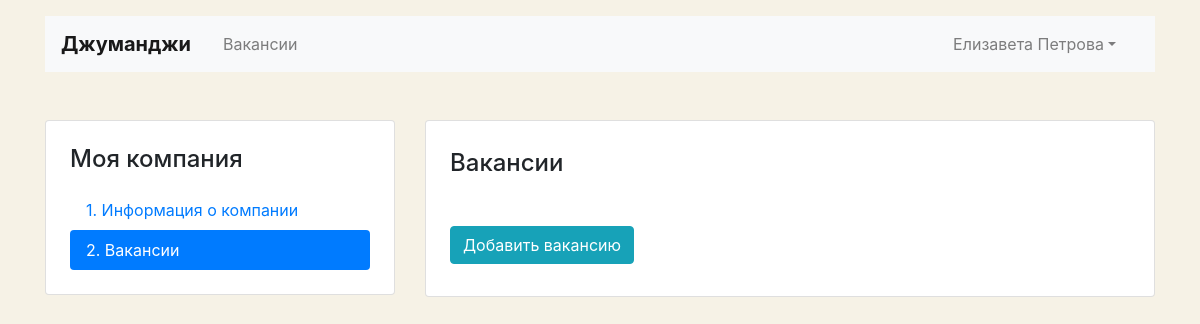
Before: /mycompany/vacancies/ (signed in) with the older database file.
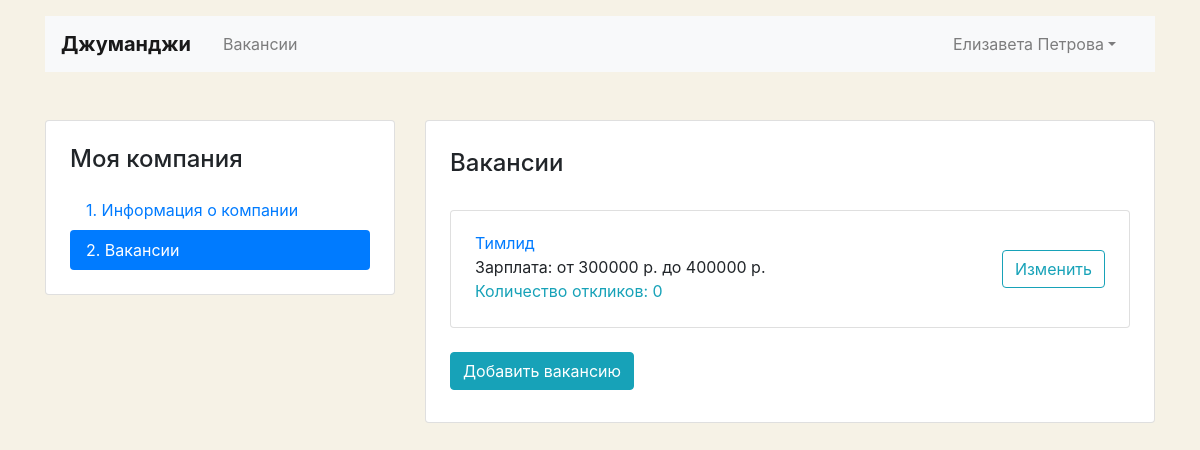
After: the same page with the newer database file.
### job_site_app/models.py (models this page shows, shortened)
class Vacancy(models.Model):
    title = models.CharField(max_length=50, verbose_name='Вакансия')
    specialty = models.ForeignKey('Specialty', on_delete=models.CASCADE, related_name="specialty",
                                  verbose_name='Специальность')
    company = models.ForeignKey('Company', on_delete=models.CASCADE, related_name="company", verbose_name='Компания')
    skills = models.TextField(verbose_name='Навыки')
    description = models.TextField(verbose_name='Описание')
    salary_min = models.IntegerField(verbose_name='Минимальня зарплата')
    salary_max = models.IntegerField(verbose_name='Максимальная зарплата')
    published_at = models.DateTimeField(auto_now_add=True, verbose_name='Опубликовано')
    class Meta:
        verbose_name_plural = 'Вакансии'
        verbose_name = 'Вакансия'
        ordering = ['title']

### job_site_app/views.py (the view)
# urls.py: path('mycompany/vacancies/', UserVacancyIndexView.as_view(), name='user_vacancies'),
class UserVacancyIndexView(LoginRequiredMixin, TemplateView):
    login_url = 'accounts:login'
    template_name = 'job_site_app/vacancy-list.html'
    def get_context_data(self, **kwargs):
        context = super(UserVacancyIndexView, self).get_context_data(**kwargs)
        pk_user = self.request.user.pk
        context['user_company'] = str(Company.objects.filter(owner_id=pk_user).first().name)
        context['user_vacancies'] = \
            Vacancy.objects.filter(company__owner_id=pk_user).annotate(count_application=Count('applications'))
        return context

### job_site_app/templates/job_site_app/vacancy-list.html (shortened to what this page needs)
{% extends "layout/basic.html" %}
{% load crispy_forms_tags %}
{% block content %}
  <main class="container mt-3 pb-5">
    <div class="row mt-5">
      <div class="col-12 col-lg-4">
        <aside class="pt-3 pb-4 px-4 mb-5 card">
          <h1 class="h4 pt-2 pb-2">Моя компания</h1>
          <div class="nav flex-column nav-pills" id="v-pills-tab" role="tablist" aria-orientation="vertical">
            <a class="nav-link" href="{% url 'job:my_company' user_company %}">1. Информация о&nbsp;компании</a>
            <a class="nav-link active" href="#">2. Вакансии</a>
          </div>
        </aside>
      </div>
      <div class="col-12 col-lg-8">
        <div class="card">
          <div class="card-body px-4 pb-4">
            <section class="tab-pane fade show active">
              <h2 class="h4 pt-2 pb-3">Вакансии</h2>
              {% for vacancy in user_vacancies %}
              <div class="card mt-3">
                <div class="card-body px-4">
                  <div class="row align-items-center">
                    <div class="col-6 col-lg-8">
                      <a href="{% url 'job:vacancy' vacancy.pk %}" class="mb-1">{{ vacancy.title }}</a>
                      <p class="mb-1">
                        <span class="mr-4">Зарплата: от {{ vacancy.salary_min }} р. до {{ vacancy.salary_max }} р. </span>
                        <br>
                        <a href="{% url 'job:edit_vacancy' vacancy.pk %}" class="text-info">Количество откликов:
                          {{ vacancy.count_application }}</a>
                      </p>
                    </div>
                    <div class="col-6 col-lg-4 text-right">
                      <a href="{% url 'job:edit_vacancy' vacancy.pk %}" class="btn btn-outline-info">Изменить</a>
                    </div>
                  </div>
                </div>
              </div>
              {% endfor %}
              <br>
              <form method="post" enctype="multipart/form-data" action="{% url 'job:add_vacancy' %}">
                <input type="submit" class="btn btn-info mb-2" value="Добавить вакансию">
                </form>
            </section>
          </div>
        </div>
      </div>
    </div>
  </main>
{% endblock %}

Changed rows visible on the page:
added Vacancy: title "Тимлид", salary_min "300000", salary_max "400000", count_application "0"
